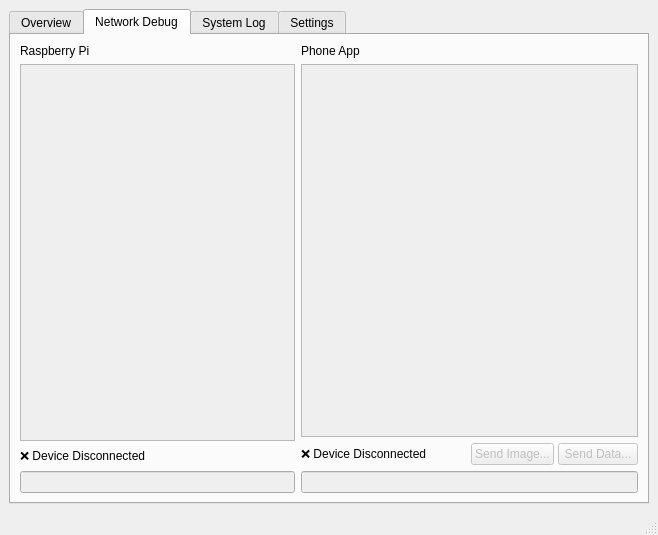
<?xml version="1.0" encoding="UTF-8"?>
<ui version="4.0">
 <class>MainWindow</class>
 <widget class="QMainWindow" name="MainWindow">
  <property name="geometry">
   <rect>
    <x>0</x>
    <y>0</y>
    <width>652</width>
    <height>535</height>
   </rect>
  </property>
  <property name="windowTitle">
   <string>Cubiclean Robot Server 0.3.1</string>
  </property>
  <widget class="QWidget" name="centralwidget">
   <layout class="QHBoxLayout" name="horizontalLayout_2">
    <item>
     <widget class="QTabWidget" name="tabWidget">
      <property name="minimumSize">
       <size>
        <width>640</width>
        <height>480</height>
       </size>
      </property>
      <property name="currentIndex">
       <number>1</number>
      </property>
      <widget class="QWidget" name="tab_systemOverview">
       <attribute name="title">
        <string>Overview</string>
       </attribute>
       <layout class="QGridLayout" name="gridLayout">
        <item row="1" column="1">
         <widget class="QLabel" name="label_AppConnectStatus2">
          <property name="text">
           <string>Disconnected</string>
          </property>
         </widget>
        </item>
        <item row="6" column="2">
         <spacer name="horizontalSpacer_6">
          <property name="orientation">
           <enum>Qt::Orientation::Horizontal</enum>
          </property>
          <property name="sizeHint" stdset="0">
           <size>
            <width>160</width>
            <height>20</height>
           </size>
          </property>
         </spacer>
        </item>
        <item row="4" column="0">
         <layout class="QHBoxLayout" name="horizontalLayout_9">
          <item>
           <widget class="QLabel" name="label_30">
            <property name="sizePolicy">
             <sizepolicy hsizetype="Preferred" vsizetype="Minimum">
              <horstretch>0</horstretch>
              <verstretch>0</verstretch>
             </sizepolicy>
            </property>
            <property name="text">
             <string>Current Bed Progress</string>
            </property>
           </widget>
          </item>
          <item>
           <widget class="QProgressBar" name="progressBar_10">
            <property name="minimumSize">
             <size>
              <width>0</width>
              <height>20</height>
             </size>
            </property>
            <property name="value">
             <number>5</number>
            </property>
           </widget>
          </item>
         </layout>
        </item>
        <item row="2" column="1">
         <layout class="QHBoxLayout" name="horizontalLayout_5">
          <item>
           <widget class="QLabel" name="label_13">
            <property name="text">
             <string>Battery</string>
            </property>
           </widget>
          </item>
          <item>
           <widget class="QProgressBar" name="progressBar">
            <property name="minimumSize">
             <size>
              <width>80</width>
              <height>20</height>
             </size>
            </property>
            <property name="value">
             <number>79</number>
            </property>
           </widget>
          </item>
         </layout>
        </item>
        <item row="0" column="2">
         <widget class="QLabel" name="label_3">
          <property name="autoFillBackground">
           <bool>false</bool>
          </property>
          <property name="styleSheet">
           <string notr="true">color: rgb(0, 0, 0);
font: 16pt &quot;Segoe UI&quot;;</string>
          </property>
          <property name="text">
           <string>TCP Server</string>
          </property>
          <property name="alignment">
           <set>Qt::AlignmentFlag::AlignCenter</set>
          </property>
         </widget>
        </item>
        <item row="4" column="2">
         <widget class="QLabel" name="label_14">
          <property name="text">
           <string>Current running threads</string>
          </property>
         </widget>
        </item>
        <item row="2" column="2">
         <widget class="QLabel" name="label_httpsaddress">
          <property name="text">
           <string>Serving HTTPS on</string>
          </property>
         </widget>
        </item>
        <item row="6" column="1">
         <spacer name="horizontalSpacer_5">
          <property name="orientation">
           <enum>Qt::Orientation::Horizontal</enum>
          </property>
          <property name="sizeHint" stdset="0">
           <size>
            <width>160</width>
            <height>20</height>
           </size>
          </property>
         </spacer>
        </item>
        <item row="0" column="0">
         <widget class="QLabel" name="label">
          <property name="styleSheet">
           <string notr="true">color: rgb(0, 0, 0);
font: 16pt &quot;Segoe UI&quot;;</string>
          </property>
          <property name="text">
           <string>Turtlebot</string>
          </property>
          <property name="alignment">
           <set>Qt::AlignmentFlag::AlignCenter</set>
          </property>
         </widget>
        </item>
        <item row="6" column="0">
         <spacer name="horizontalSpacer">
          <property name="orientation">
           <enum>Qt::Orientation::Horizontal</enum>
          </property>
          <property name="sizeHint" stdset="0">
           <size>
            <width>160</width>
            <height>20</height>
           </size>
          </property>
         </spacer>
        </item>
        <item row="1" column="0">
         <widget class="QLabel" name="label_BotConnectStatus2">
          <property name="text">
           <string>Disconnected</string>
          </property>
         </widget>
        </item>
        <item row="0" column="1">
         <widget class="QLabel" name="label_2">
          <property name="autoFillBackground">
           <bool>false</bool>
          </property>
          <property name="styleSheet">
           <string notr="true">color: rgb(0, 0, 0);
font: 16pt &quot;Segoe UI&quot;;</string>
          </property>
          <property name="text">
           <string>Data Viewer</string>
          </property>
          <property name="alignment">
           <set>Qt::AlignmentFlag::AlignCenter</set>
          </property>
         </widget>
        </item>
        <item row="7" column="0">
         <spacer name="verticalSpacer">
          <property name="orientation">
           <enum>Qt::Orientation::Vertical</enum>
          </property>
          <property name="sizeHint" stdset="0">
           <size>
            <width>20</width>
            <height>40</height>
           </size>
          </property>
         </spacer>
        </item>
        <item row="2" column="0">
         <layout class="QHBoxLayout" name="horizontalLayout_7">
          <item>
           <widget class="QLabel" name="label_28">
            <property name="text">
             <string>Battery</string>
            </property>
           </widget>
          </item>
          <item>
           <widget class="QProgressBar" name="progressBar_2">
            <property name="minimumSize">
             <size>
              <width>80</width>
              <height>20</height>
             </size>
            </property>
            <property name="value">
             <number>56</number>
            </property>
           </widget>
          </item>
         </layout>
        </item>
        <item row="3" column="0">
         <layout class="QHBoxLayout" name="horizontalLayout_8">
          <item>
           <widget class="QLabel" name="label_29">
            <property name="text">
             <string>Total Progress</string>
            </property>
           </widget>
          </item>
          <item>
           <widget class="QProgressBar" name="progressBar_9">
            <property name="minimumSize">
             <size>
              <width>0</width>
              <height>20</height>
             </size>
            </property>
            <property name="value">
             <number>5</number>
            </property>
           </widget>
          </item>
         </layout>
        </item>
        <item row="1" column="2">
         <widget class="QLabel" name="label_tcpaddress">
          <property name="text">
           <string>Serving TCP on</string>
          </property>
         </widget>
        </item>
        <item row="5" column="2">
         <widget class="QListWidget" name="listWidget_threads"/>
        </item>
       </layout>
      </widget>
      <widget class="QWidget" name="tab_netChat">
       <attribute name="title">
        <string>Network Debug</string>
       </attribute>
       <layout class="QHBoxLayout" name="horizontalLayout_3">
        <item>
         <layout class="QVBoxLayout" name="verticalLayout_rpi">
          <item>
           <widget class="QLabel" name="label_rpi">
            <property name="text">
             <string>Raspberry Pi</string>
            </property>
           </widget>
          </item>
          <item>
           <widget class="QScrollArea" name="scrollArea_rpi">
            <property name="enabled">
             <bool>true</bool>
            </property>
            <property name="widgetResizable">
             <bool>true</bool>
            </property>
            <widget class="QWidget" name="scrollAreaWidgetContents">
             <property name="geometry">
              <rect>
               <x>0</x>
               <y>0</y>
               <width>302</width>
               <height>378</height>
              </rect>
             </property>
             <layout class="QVBoxLayout" name="verticalLayout_4">
              <item>
               <spacer name="verticalSpacer_4">
                <property name="orientation">
                 <enum>Qt::Orientation::Vertical</enum>
                </property>
                <property name="sizeHint" stdset="0">
                 <size>
                  <width>20</width>
                  <height>383</height>
                 </size>
                </property>
               </spacer>
              </item>
             </layout>
            </widget>
           </widget>
          </item>
          <item>
           <layout class="QHBoxLayout" name="horizontalLayout_4">
            <property name="bottomMargin">
             <number>0</number>
            </property>
            <item>
             <widget class="QLabel" name="label_BotConnectStatus">
              <property name="minimumSize">
               <size>
                <width>0</width>
                <height>18</height>
               </size>
              </property>
              <property name="text">
               <string>❌ Device Disconnected</string>
              </property>
             </widget>
            </item>
           </layout>
          </item>
          <item>
           <widget class="QLineEdit" name="lineEdit_rpi">
            <property name="enabled">
             <bool>false</bool>
            </property>
           </widget>
          </item>
         </layout>
        </item>
        <item>
         <layout class="QVBoxLayout" name="verticalLayout_app">
          <item>
           <widget class="QLabel" name="label_app">
            <property name="text">
             <string>Phone App</string>
            </property>
           </widget>
          </item>
          <item>
           <widget class="QScrollArea" name="scrollArea_app">
            <property name="enabled">
             <bool>true</bool>
            </property>
            <property name="widgetResizable">
             <bool>true</bool>
            </property>
            <widget class="QWidget" name="scrollAreaWidgetContents_2">
             <property name="geometry">
              <rect>
               <x>0</x>
               <y>0</y>
               <width>310</width>
               <height>376</height>
              </rect>
             </property>
             <layout class="QVBoxLayout" name="verticalLayout_3">
              <item>
               <spacer name="verticalSpacer_3">
                <property name="orientation">
                 <enum>Qt::Orientation::Vertical</enum>
                </property>
                <property name="sizeHint" stdset="0">
                 <size>
                  <width>20</width>
                  <height>40</height>
                 </size>
                </property>
               </spacer>
              </item>
             </layout>
            </widget>
           </widget>
          </item>
          <item>
           <layout class="QHBoxLayout" name="horizontalLayout_6">
            <property name="spacing">
             <number>4</number>
            </property>
            <property name="sizeConstraint">
             <enum>QLayout::SizeConstraint::SetMinimumSize</enum>
            </property>
            <property name="bottomMargin">
             <number>0</number>
            </property>
            <item>
             <widget class="QLabel" name="label_AppConnectStatus">
              <property name="text">
               <string>❌ Device Disconnected</string>
              </property>
             </widget>
            </item>
            <item>
             <spacer name="horizontalSpacer_2">
              <property name="orientation">
               <enum>Qt::Orientation::Horizontal</enum>
              </property>
              <property name="sizeHint" stdset="0">
               <size>
                <width>40</width>
                <height>20</height>
               </size>
              </property>
             </spacer>
            </item>
            <item>
             <widget class="QPushButton" name="pushButton_app_sendImg">
              <property name="enabled">
               <bool>false</bool>
              </property>
              <property name="text">
               <string>Send Image...</string>
              </property>
             </widget>
            </item>
            <item>
             <widget class="QPushButton" name="pushButton_app_sendDat">
              <property name="enabled">
               <bool>false</bool>
              </property>
              <property name="text">
               <string>Send Data...</string>
              </property>
             </widget>
            </item>
           </layout>
          </item>
          <item>
           <widget class="QLineEdit" name="lineEdit_app">
            <property name="enabled">
             <bool>false</bool>
            </property>
           </widget>
          </item>
         </layout>
        </item>
       </layout>
      </widget>
      <widget class="QWidget" name="tab_appDebug">
       <attribute name="title">
        <string>System Log</string>
       </attribute>
       <layout class="QVBoxLayout" name="verticalLayout">
        <item>
         <widget class="QTextEdit" name="textEdit_SystemLog"/>
        </item>
       </layout>
      </widget>
      <widget class="QWidget" name="tab_settings">
       <attribute name="title">
        <string>Settings</string>
       </attribute>
       <layout class="QVBoxLayout" name="verticalLayout_2">
        <item>
         <widget class="QCheckBox" name="checkBox_sendAsPlainText">
          <property name="text">
           <string>Send messages to devices as plain text</string>
          </property>
         </widget>
        </item>
        <item>
         <layout class="QHBoxLayout" name="horizontalLayout_13">
          <property name="rightMargin">
           <number>6</number>
          </property>
          <property name="bottomMargin">
           <number>6</number>
          </property>
          <item>
           <widget class="QLabel" name="label_32">
            <property name="maximumSize">
             <size>
              <width>16777215</width>
              <height>16777215</height>
             </size>
            </property>
            <property name="text">
             <string>Number of Bed Scan readings to take</string>
            </property>
           </widget>
          </item>
          <item>
           <widget class="QSpinBox" name="spinBox_BedScanReadings">
            <property name="maximumSize">
             <size>
              <width>30</width>
              <height>16777215</height>
             </size>
            </property>
            <property name="maximum">
             <number>16</number>
            </property>
            <property name="value">
             <number>6</number>
            </property>
           </widget>
          </item>
          <item>
           <spacer name="horizontalSpacer_3">
            <property name="orientation">
             <enum>Qt::Orientation::Horizontal</enum>
            </property>
            <property name="sizeHint" stdset="0">
             <size>
              <width>40</width>
              <height>20</height>
             </size>
            </property>
           </spacer>
          </item>
         </layout>
        </item>
        <item>
         <spacer name="verticalSpacer_7">
          <property name="orientation">
           <enum>Qt::Orientation::Vertical</enum>
          </property>
          <property name="sizeHint" stdset="0">
           <size>
            <width>20</width>
            <height>40</height>
           </size>
          </property>
         </spacer>
        </item>
       </layout>
      </widget>
     </widget>
    </item>
   </layout>
  </widget>
  <widget class="QMenuBar" name="menubar">
   <property name="geometry">
    <rect>
     <x>0</x>
     <y>0</y>
     <width>652</width>
     <height>17</height>
    </rect>
   </property>
  </widget>
  <widget class="QStatusBar" name="statusbar"/>
 </widget>
 <resources/>
 <connections/>
</ui>
